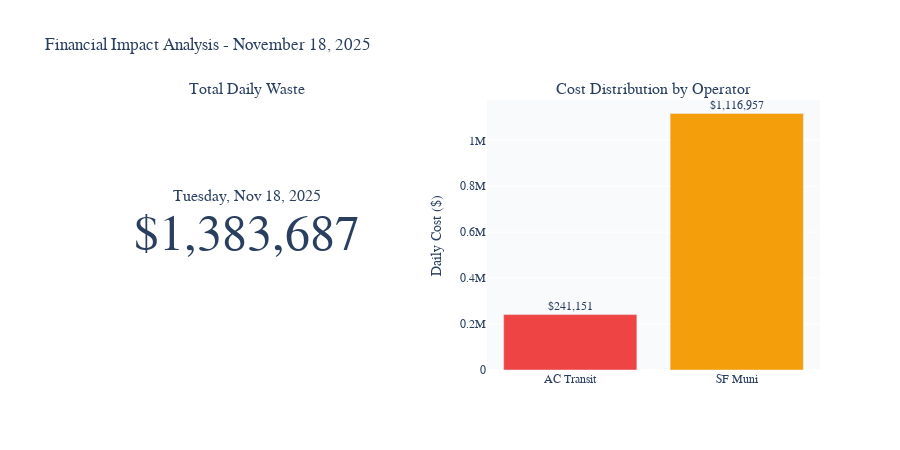

Here is the notebook cell this chart was saved with:
### Markdown cell above
### Visualization 1: Daily Cost Analysis

### Code cell
# Create cost visualization
fig = make_subplots(
    rows=1, cols=2,
    specs=[[{'type': 'indicator'}, {'type': 'bar'}]],
    subplot_titles=('Total Daily Waste', 'Cost Distribution by Operator')
)

# Total daily waste indicator
fig.add_trace(go.Indicator(
    mode='number',
    value=total_daily_waste,
    number={'prefix': '$', 'valueformat': ',.0f', 'font': {'size': 50}},
    title={'text': 'Tuesday, Nov 18, 2025', 'font': {'size': 16}},
    domain={'x': [0, 0.45], 'y': [0, 1]}
), row=1, col=1)

# Operator comparison bar chart
fig.add_trace(go.Bar(
    x=operator_analysis['operator'],
    y=operator_analysis['daily_waste'],
    marker_color=[COLORS['red'], COLORS['orange']],
    text=[f'${v:,.0f}' for v in operator_analysis['daily_waste']],
    textposition='outside',
    showlegend=False
), row=1, col=2)

fig.update_yaxes(title_text='Daily Cost ($)', row=1, col=2)
fig.update_layout(
    title='Financial Impact Analysis - November 18, 2025',
    height=450,
    paper_bgcolor='white',
    plot_bgcolor='#f9fafb',
    font=dict(family='Arial', size=12)
)

fig.show()

# Save image
fig.write_image('cost_analysis.png', width=1200, height=600, scale=2)
print('Image saved: cost_analysis.png')

### Figure 1 — Plotly figure (JSON) as saved in the notebook; plotly's stock layout.template omitted (floating-point values rounded to 4 significant figures)
{"data": [{"domain": {"x": [0, 0.45], "y": [0, 1]}, "mode": "number", "number": {"font": {"size": 50}, "prefix": "$", "valueformat": ",.0f"}, "title": {"font": {"size": 16}, "text": "Tuesday, Nov 18, 2025"}, "type": "indicator", "value": 1384000.0}, {"marker": {"color": ["#ef4444", "#f59e0b"]}, "showlegend": false, "text": ["$241,151", "$1,116,957"], "textposition": "outside", "type": "bar", "x": ["AC Transit", "SF Muni"], "xaxis": "x", "y": [241200.0, 1117000.0], "yaxis": "y"}], "layout": {"annotations": [{"font": {"size": 16}, "showarrow": false, "text": "Total Daily Waste", "x": 0.225, "xanchor": "center", "xref": "paper", "y": 1, "yanchor": "bottom", "yref": "paper"}, {"font": {"size": 16}, "showarrow": false, "text": "Cost Distribution by Operator", "x": 0.775, "xanchor": "center", "xref": "paper", "y": 1, "yanchor": "bottom", "yref": "paper"}], "font": {"family": "Arial", "size": 12}, "height": 450, "paper_bgcolor": "white", "plot_bgcolor": "#f9fafb", "title": {"text": "Financial Impact Analysis - November 18, 2025"}, "xaxis": {"anchor": "y", "domain": [0.55, 1]}, "yaxis": {"anchor": "x", "domain": [0, 1], "title": {"text": "Daily Cost ($)"}}}}
